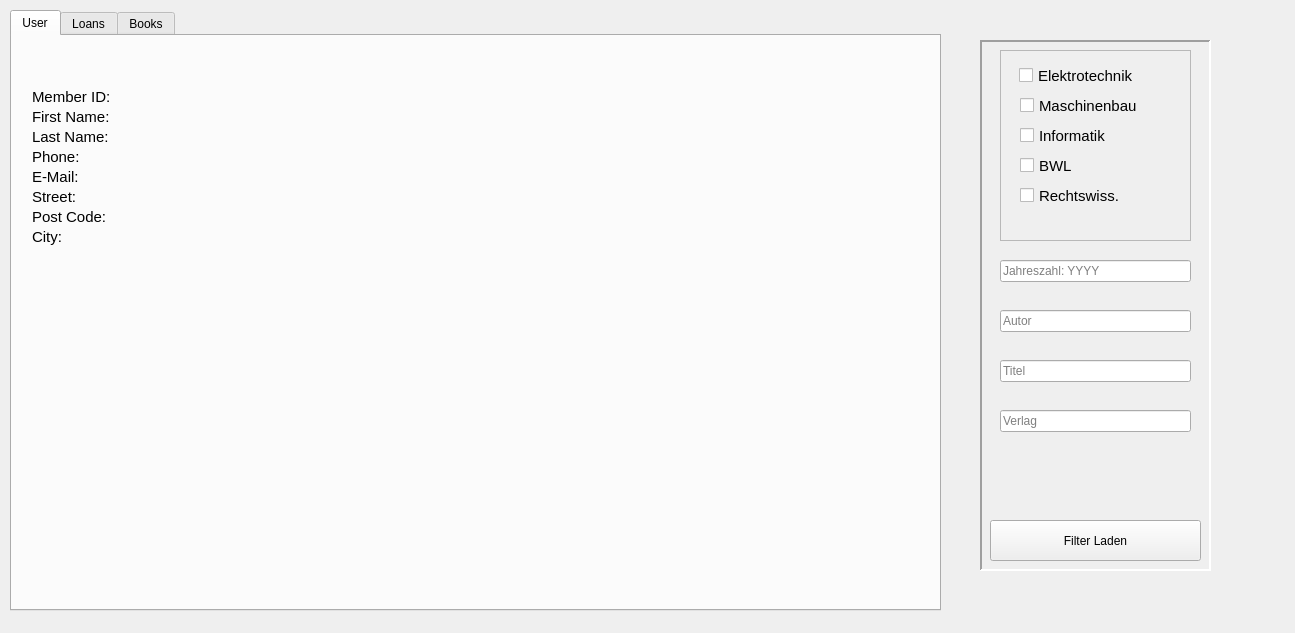
<?xml version="1.0" encoding="UTF-8"?>
<ui version="4.0">
 <class>UserDialog</class>
 <widget class="QDialog" name="UserDialog">
  <property name="geometry">
   <rect>
    <x>0</x>
    <y>0</y>
    <width>1295</width>
    <height>633</height>
   </rect>
  </property>
  <property name="windowTitle">
   <string>Bibliothek Benutzer</string>
  </property>
  <widget class="QTabWidget" name="tabWidget">
   <property name="geometry">
    <rect>
     <x>10</x>
     <y>10</y>
     <width>931</width>
     <height>601</height>
    </rect>
   </property>
   <property name="tabShape">
    <enum>QTabWidget::TabShape::Rounded</enum>
   </property>
   <property name="currentIndex">
    <number>0</number>
   </property>
   <widget class="QWidget" name="tabUser">
    <attribute name="title">
     <string>User</string>
    </attribute>
    <widget class="QLabel" name="label">
     <property name="geometry">
      <rect>
       <x>20</x>
       <y>50</y>
       <width>121</width>
       <height>21</height>
      </rect>
     </property>
     <property name="font">
      <font>
       <pointsize>11</pointsize>
      </font>
     </property>
     <property name="text">
      <string>Member ID:</string>
     </property>
    </widget>
    <widget class="QLabel" name="label_2">
     <property name="geometry">
      <rect>
       <x>20</x>
       <y>70</y>
       <width>121</width>
       <height>21</height>
      </rect>
     </property>
     <property name="font">
      <font>
       <pointsize>11</pointsize>
      </font>
     </property>
     <property name="text">
      <string>First Name:</string>
     </property>
    </widget>
    <widget class="QLabel" name="label_3">
     <property name="geometry">
      <rect>
       <x>20</x>
       <y>90</y>
       <width>121</width>
       <height>21</height>
      </rect>
     </property>
     <property name="font">
      <font>
       <pointsize>11</pointsize>
      </font>
     </property>
     <property name="text">
      <string>Last Name:</string>
     </property>
    </widget>
    <widget class="QLabel" name="label_4">
     <property name="geometry">
      <rect>
       <x>20</x>
       <y>110</y>
       <width>121</width>
       <height>21</height>
      </rect>
     </property>
     <property name="font">
      <font>
       <pointsize>11</pointsize>
      </font>
     </property>
     <property name="text">
      <string>Phone:</string>
     </property>
    </widget>
    <widget class="QLabel" name="label_5">
     <property name="geometry">
      <rect>
       <x>20</x>
       <y>130</y>
       <width>121</width>
       <height>21</height>
      </rect>
     </property>
     <property name="font">
      <font>
       <pointsize>11</pointsize>
      </font>
     </property>
     <property name="text">
      <string>E-Mail:</string>
     </property>
    </widget>
    <widget class="QLabel" name="label_6">
     <property name="geometry">
      <rect>
       <x>20</x>
       <y>150</y>
       <width>121</width>
       <height>21</height>
      </rect>
     </property>
     <property name="font">
      <font>
       <pointsize>11</pointsize>
      </font>
     </property>
     <property name="text">
      <string>Street:</string>
     </property>
    </widget>
    <widget class="QLabel" name="label_7">
     <property name="geometry">
      <rect>
       <x>20</x>
       <y>170</y>
       <width>121</width>
       <height>21</height>
      </rect>
     </property>
     <property name="font">
      <font>
       <pointsize>11</pointsize>
      </font>
     </property>
     <property name="text">
      <string>Post Code:</string>
     </property>
    </widget>
    <widget class="QLabel" name="label_8">
     <property name="geometry">
      <rect>
       <x>20</x>
       <y>190</y>
       <width>121</width>
       <height>21</height>
      </rect>
     </property>
     <property name="font">
      <font>
       <pointsize>11</pointsize>
      </font>
     </property>
     <property name="text">
      <string>City:</string>
     </property>
    </widget>
    <widget class="QLabel" name="labelMemID">
     <property name="geometry">
      <rect>
       <x>140</x>
       <y>50</y>
       <width>351</width>
       <height>21</height>
      </rect>
     </property>
     <property name="font">
      <font>
       <pointsize>11</pointsize>
      </font>
     </property>
     <property name="text">
      <string/>
     </property>
    </widget>
    <widget class="QLabel" name="labelFName">
     <property name="geometry">
      <rect>
       <x>140</x>
       <y>70</y>
       <width>351</width>
       <height>21</height>
      </rect>
     </property>
     <property name="font">
      <font>
       <pointsize>11</pointsize>
      </font>
     </property>
     <property name="text">
      <string/>
     </property>
    </widget>
    <widget class="QLabel" name="labelLName">
     <property name="geometry">
      <rect>
       <x>140</x>
       <y>90</y>
       <width>351</width>
       <height>21</height>
      </rect>
     </property>
     <property name="font">
      <font>
       <pointsize>11</pointsize>
      </font>
     </property>
     <property name="text">
      <string/>
     </property>
    </widget>
    <widget class="QLabel" name="labelPhone">
     <property name="geometry">
      <rect>
       <x>140</x>
       <y>110</y>
       <width>351</width>
       <height>21</height>
      </rect>
     </property>
     <property name="font">
      <font>
       <pointsize>11</pointsize>
      </font>
     </property>
     <property name="text">
      <string/>
     </property>
    </widget>
    <widget class="QLabel" name="labelEMail">
     <property name="geometry">
      <rect>
       <x>140</x>
       <y>130</y>
       <width>351</width>
       <height>21</height>
      </rect>
     </property>
     <property name="font">
      <font>
       <pointsize>11</pointsize>
      </font>
     </property>
     <property name="text">
      <string/>
     </property>
    </widget>
    <widget class="QLabel" name="labelStreet">
     <property name="geometry">
      <rect>
       <x>140</x>
       <y>150</y>
       <width>351</width>
       <height>21</height>
      </rect>
     </property>
     <property name="font">
      <font>
       <pointsize>11</pointsize>
      </font>
     </property>
     <property name="text">
      <string/>
     </property>
    </widget>
    <widget class="QLabel" name="labelPCode">
     <property name="geometry">
      <rect>
       <x>140</x>
       <y>170</y>
       <width>351</width>
       <height>21</height>
      </rect>
     </property>
     <property name="font">
      <font>
       <pointsize>11</pointsize>
      </font>
     </property>
     <property name="text">
      <string/>
     </property>
    </widget>
    <widget class="QLabel" name="labelCity">
     <property name="geometry">
      <rect>
       <x>140</x>
       <y>190</y>
       <width>351</width>
       <height>21</height>
      </rect>
     </property>
     <property name="font">
      <font>
       <pointsize>11</pointsize>
      </font>
     </property>
     <property name="text">
      <string/>
     </property>
    </widget>
   </widget>
   <widget class="QWidget" name="tabLoans">
    <attribute name="title">
     <string>Loans</string>
    </attribute>
    <widget class="QTableView" name="tableLoans">
     <property name="geometry">
      <rect>
       <x>10</x>
       <y>10</y>
       <width>911</width>
       <height>551</height>
      </rect>
     </property>
    </widget>
   </widget>
   <widget class="QWidget" name="tabBooks">
    <attribute name="title">
     <string>Books</string>
    </attribute>
    <widget class="QTableView" name="tableBooks">
     <property name="geometry">
      <rect>
       <x>10</x>
       <y>10</y>
       <width>911</width>
       <height>551</height>
      </rect>
     </property>
    </widget>
   </widget>
  </widget>
  <widget class="QFrame" name="frameFilters">
   <property name="geometry">
    <rect>
     <x>980</x>
     <y>40</y>
     <width>231</width>
     <height>531</height>
    </rect>
   </property>
   <property name="frameShape">
    <enum>QFrame::Shape::Panel</enum>
   </property>
   <property name="frameShadow">
    <enum>QFrame::Shadow::Sunken</enum>
   </property>
   <property name="lineWidth">
    <number>2</number>
   </property>
   <widget class="QFrame" name="frameFilterType">
    <property name="geometry">
     <rect>
      <x>20</x>
      <y>10</y>
      <width>191</width>
      <height>191</height>
     </rect>
    </property>
    <property name="frameShape">
     <enum>QFrame::Shape::StyledPanel</enum>
    </property>
    <property name="frameShadow">
     <enum>QFrame::Shadow::Raised</enum>
    </property>
    <widget class="QCheckBox" name="radBtnElek">
     <property name="geometry">
      <rect>
       <x>19</x>
       <y>10</y>
       <width>141</width>
       <height>31</height>
      </rect>
     </property>
     <property name="font">
      <font>
       <pointsize>11</pointsize>
      </font>
     </property>
     <property name="text">
      <string>Elektrotechnik</string>
     </property>
    </widget>
    <widget class="QCheckBox" name="radBtnMechan">
     <property name="geometry">
      <rect>
       <x>20</x>
       <y>40</y>
       <width>141</width>
       <height>31</height>
      </rect>
     </property>
     <property name="font">
      <font>
       <pointsize>11</pointsize>
      </font>
     </property>
     <property name="text">
      <string>Maschinenbau</string>
     </property>
    </widget>
    <widget class="QCheckBox" name="radBtnInfo">
     <property name="geometry">
      <rect>
       <x>20</x>
       <y>70</y>
       <width>141</width>
       <height>31</height>
      </rect>
     </property>
     <property name="font">
      <font>
       <pointsize>11</pointsize>
      </font>
     </property>
     <property name="text">
      <string>Informatik</string>
     </property>
    </widget>
    <widget class="QCheckBox" name="radBtnBwl">
     <property name="geometry">
      <rect>
       <x>20</x>
       <y>100</y>
       <width>141</width>
       <height>31</height>
      </rect>
     </property>
     <property name="font">
      <font>
       <pointsize>11</pointsize>
      </font>
     </property>
     <property name="text">
      <string>BWL</string>
     </property>
    </widget>
    <widget class="QCheckBox" name="radBtnLaw">
     <property name="geometry">
      <rect>
       <x>20</x>
       <y>130</y>
       <width>141</width>
       <height>31</height>
      </rect>
     </property>
     <property name="font">
      <font>
       <pointsize>11</pointsize>
      </font>
     </property>
     <property name="text">
      <string>Rechtswiss.</string>
     </property>
    </widget>
   </widget>
   <widget class="QPushButton" name="btnLoadFilters">
    <property name="geometry">
     <rect>
      <x>10</x>
      <y>480</y>
      <width>211</width>
      <height>41</height>
     </rect>
    </property>
    <property name="focusPolicy">
     <enum>Qt::FocusPolicy::NoFocus</enum>
    </property>
    <property name="text">
     <string>Filter Laden</string>
    </property>
   </widget>
   <widget class="QLineEdit" name="linePublFilter">
    <property name="geometry">
     <rect>
      <x>20</x>
      <y>370</y>
      <width>191</width>
      <height>22</height>
     </rect>
    </property>
    <property name="text">
     <string/>
    </property>
    <property name="placeholderText">
     <string>Verlag</string>
    </property>
   </widget>
   <widget class="QLineEdit" name="lineTitelFilter">
    <property name="geometry">
     <rect>
      <x>20</x>
      <y>320</y>
      <width>191</width>
      <height>22</height>
     </rect>
    </property>
    <property name="text">
     <string/>
    </property>
    <property name="placeholderText">
     <string>Titel</string>
    </property>
   </widget>
   <widget class="QLineEdit" name="lineYearFilter">
    <property name="geometry">
     <rect>
      <x>20</x>
      <y>220</y>
      <width>191</width>
      <height>22</height>
     </rect>
    </property>
    <property name="text">
     <string/>
    </property>
    <property name="placeholderText">
     <string>Jahreszahl: YYYY</string>
    </property>
   </widget>
   <widget class="QLineEdit" name="lineAuthorFilter">
    <property name="geometry">
     <rect>
      <x>20</x>
      <y>270</y>
      <width>191</width>
      <height>22</height>
     </rect>
    </property>
    <property name="text">
     <string/>
    </property>
    <property name="placeholderText">
     <string>Autor</string>
    </property>
   </widget>
  </widget>
 </widget>
 <resources/>
 <connections>
  <connection>
   <sender>btnLoadFilters</sender>
   <signal>clicked()</signal>
   <receiver>UserDialog</receiver>
   <slot>loadFilters()</slot>
   <hints>
    <hint type="sourcelabel">
     <x>1160</x>
     <y>540</y>
    </hint>
    <hint type="destinationlabel">
     <x>1243</x>
     <y>539</y>
    </hint>
   </hints>
  </connection>
 </connections>
 <slots>
  <slot>loadFilters()</slot>
 </slots>
</ui>
